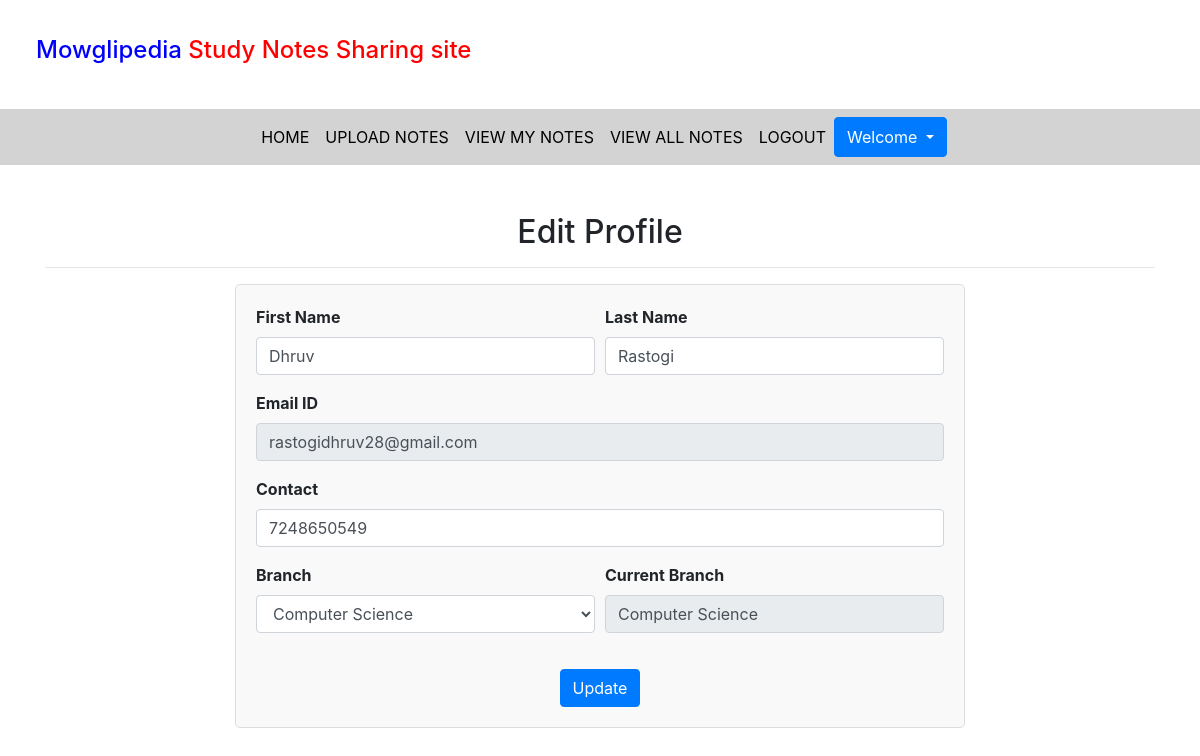
Screenshot of /edit_profile/ (signed in) with the database file from the repository.
### notes/models.py (models this page shows, shortened)
class Signup(models.Model):
    user = models.ForeignKey(User,on_delete=models.CASCADE)
    contact = models.CharField(max_length=10,null=True)
    branch = models.CharField(max_length=30)
    role = models.CharField(max_length=15)

### notes/views.py (the view, shortened to what this page needs)
# urls.py: path('edit_profile/', edit_profile, name='edit_profile'),
def edit_profile(request):
    if not request.user.is_authenticated:
        return redirect('login')
    user = User.objects.get(id=request.user.id)
    data = Signup.objects.get(user = user)
    error = False
    d = {'data': data, 'user':user, 'error': error}
    return render(request, 'edit_profile.html', d)

### notes/templates/edit_profile.html (shortened to what this page needs)
{% extends "user_nav.html" %}
{% load static %}
{% block body %}
<div class="container mt-5">
    <h2 class="text-center">Edit Profile</h2>
    <hr>
    <div class="row justify-content-center">
        <div class="col-md-8">
            <form action="" method="POST" class="form-container">
                <div class="form-row">
                    <div class="form-group col-md-6">
                        <label for="firstname">First Name</label>
                        <input type="text" class="form-control" id="firstname" value="{{ data.user.first_name }}" name="firstname">
                    </div>
                    <div class="form-group col-md-6">
                        <label for="lastname">Last Name</label>
                        <input type="text" class="form-control" id="lastname" value="{{ data.user.last_name }}" name="lastname">
                    </div>
                </div>
                <div class="form-group">
                    <label for="emailid">Email ID</label>
                    <input type="text" class="form-control" id="emailid" value="{{ data.user.username }}" name="emailid" readonly>
                </div>
                <div class="form-group">
                    <label for="contact">Contact</label>
                    <input type="text" class="form-control" id="contact" value="{{ data.contact }}" name="contact">
                </div>
                <div class="form-row">
                    <div class="form-group col-md-6">
                        <label for="branch">Branch</label>
                        <select class="form-control" id="branch" name="branch">
                            <option value="Computer Science" {% if data.branch == 'Computer Science' %}selected{% endif %}>Computer Science</option>
                        </select>
                    </div>
                    <div class="form-group col-md-6">
                        <label for="current_branch">Current Branch</label>
                        <input type="text" id="current_branch" value="{{ data.branch }}" class="form-control" readonly>
                    </div>
                </div>
                <div class="text-center">
                    <input type="submit" value="Update" class="btn btn-primary btn-update">
                </div>
            </form>
        </div>
    </div>
</div>
{% endblock %}

### notes/templates/edit_profile.html (style rules this page uses)
.form-container { background-color: #f9f9f9; border: 1px solid #ddd; border-radius: 5px; padding: 20px; margin-bottom: 20px; }
.form-container .form-group label { font-weight: bold; }
.form-container .btn-update { margin-top: 20px; }

### rows the page displays
Signup: firstname "Dhruv", lastname "Rastogi", emailid "rastogidhruv28@gmail.com", contact "7248650549", branch "Computer Science"
